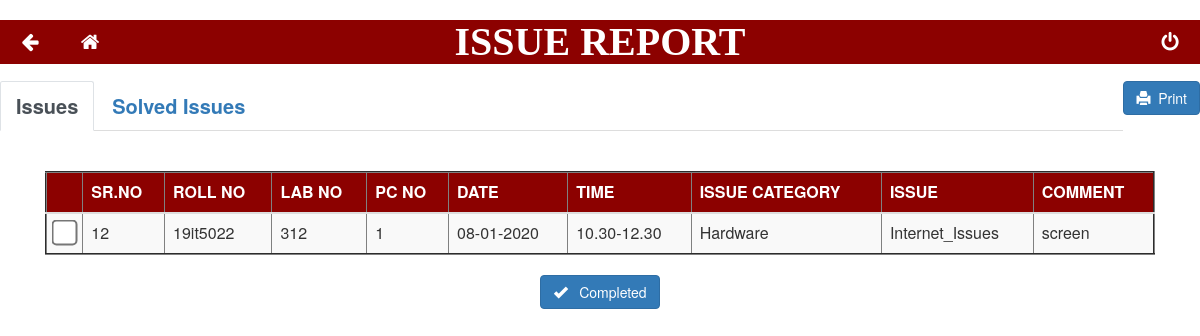
Page /issuereport.php (signed in) on the committed database.
### tables this page shows
CREATE TABLE `issue12` (
  `id` int(11) NOT NULL,
  `RollNo` varchar(50) NOT NULL,
  `LABNO` int(4) NOT NULL,
  `PCNO` int(2) NOT NULL,
  `DATE` varchar(20) NOT NULL,
  `TIME` varchar(20) NOT NULL,
  `Categories` varchar(50) NOT NULL,
  `Issue` varchar(200) NOT NULL,
  `COMMENT` varchar(500) NOT NULL
);

### issuereport.php (the view, shortened to what this page needs)
<!DOCTYPE html>
<html>
<head>
  <link rel="stylesheet" href="https://cdnjs.cloudflare.com/ajax/libs/twitter-bootstrap/4.0.0/css/bootstrap.min.css">
  <link rel="stylesheet" href="https://cdnjs.cloudflare.com/ajax/libs/font-awesome/4.7.0/css/font-awesome.min.css">
  <link rel="stylesheet" href="https://maxcdn.bootstrapcdn.com/bootstrap/3.3.6/css/bootstrap.min.css" />
</head>
<body>
  <h1 class="text-uppercase text-center justify-content-center" style="background-size:auto;font-weight:bold;font-family:Alegreya, serif;font-size:40px;margin-top:20px;background-color:#8c0100;color:rgb(255,255,255);">ISSUE REPORT</h1>
  <div class="icon-bar hidden-print">
     <a href="logoutstf.php" ><i class="fa fa-power-off"></i></a>
  <div class="iconbar-right">
    <a href="menu12.php"><i onclick="history.back()" class="fa fa-arrow-left"></i></a>
    <a href="index.php"><i class="fa fa-home"></i></a>
  </div></div>
 <br>
 <div class="no-print">
    <button class="btn btn-primary" style="float: right" onclick="window.print()"><span class="glyphicon glyphicon-print" aria-hidden="true"></span>&nbsp;&nbsp;Print</button></div>
<div>
  <ul class="nav nav-tabs no-print" >
            <li class="nav-item" ><a class="nav-link active" role="tab" data-toggle="tab" href="#tab-1" style="font-size: 20px"><b>Issues</b></a></li>
            <li class="nav-item"><a class="nav-link" role="tab" data-toggle="tab" href="#tab-2" style="font-size: 20px"><b>Solved Issues</b></a></li>
          </ul>
<br><br>
<div class="tab-content">
<div class="tab-pane active" role="tabpanel" id="tab-1">
<div class="container">
    <table width="1000" border="2" class="table table-striped ">
      <thead bgcolor="#8c0100" style="color:white; font-size: 16px;">
        <th class="hidden-print"></th>
         <th height="40" >SR.NO</th>
          <th>ROLL NO</th>
            <th >LAB NO</th>
            <th>PC NO</th>
            <th>DATE</th>
            <th>TIME</th>
            <th>ISSUE CATEGORY</th>
            <th>ISSUE</th>
            <th>COMMENT</th>
      </thead>
      <form method="POST" action="delete.php">
      <tbody>
      <?php
       $conn=$conn=mysqli_connect("localhost","root","","mydb") or die("connection not established");
        $query=mysqli_query($conn,"select * from issue12");
        while($row=mysqli_fetch_array($query)){
          ?>
          <tr bgcolor="#ef8b8b"  style="font-size: 16px;">
            <td class="hidden-print" align="center"><input type="checkbox" value="<?php echo $row['id']; ?>" name="id[]"></td>
             <td height="28"><?php echo $id=$row['id']; ?></td>
                    <td><?php echo $Roll_No=$row['RollNo']; ?></td>
                       <td><?php echo $LABNO=$row['LABNO']; ?></td>
                    <td><?php echo $PCNO=$row['PCNO']; ?></td>
                    <td><?php echo $DATE=$row['DATE']; ?></td>
                     <td><?php echo $TIME=$row['TIME']; ?></td>
                    <td><?php echo $Categories=$row['Categories']; ?></td>
                    <td><?php echo $Issue=$row['Issue']; ?></td>
                     <td><?php echo $COMMENT=$row['COMMENT']; ?></td>
                      </tr>
          <?php
        }
      ?>
      </tbody>
    </table><center>
       <button type="submit" class="btn btn-primary hidden-print"><span class="glyphicon glyphicon-ok"></span>&nbsp;&nbsp; Completed</button>
      </center>
  </div></div>
</div>
</body>
</html>

### issuereport.php (style rules this page uses)
.icon-bar { width: 100%; margin-top:-52px; overflow: auto; }
.icon-bar a { float: right; width: 5%; text-align: center; padding: 5px 0; transition: all 0.3s ease; color: white; font-size: 20px; }
.iconbar-right a { float: left; width: 5%; text-align: center; padding: 5px 0; transition: all 0.3s ease; color: white; font-size: 20px; }
input[type="checkbox"] { transform:scale(2, 2); }

### rows in the picture
issue12: id "12", RollNo "19it5022", LABNO "312", PCNO "1", DATE "08-01-2020", TIME "10.30-12.30", Categories "Hardware", Issue "Internet_Issues", COMMENT "screen"
